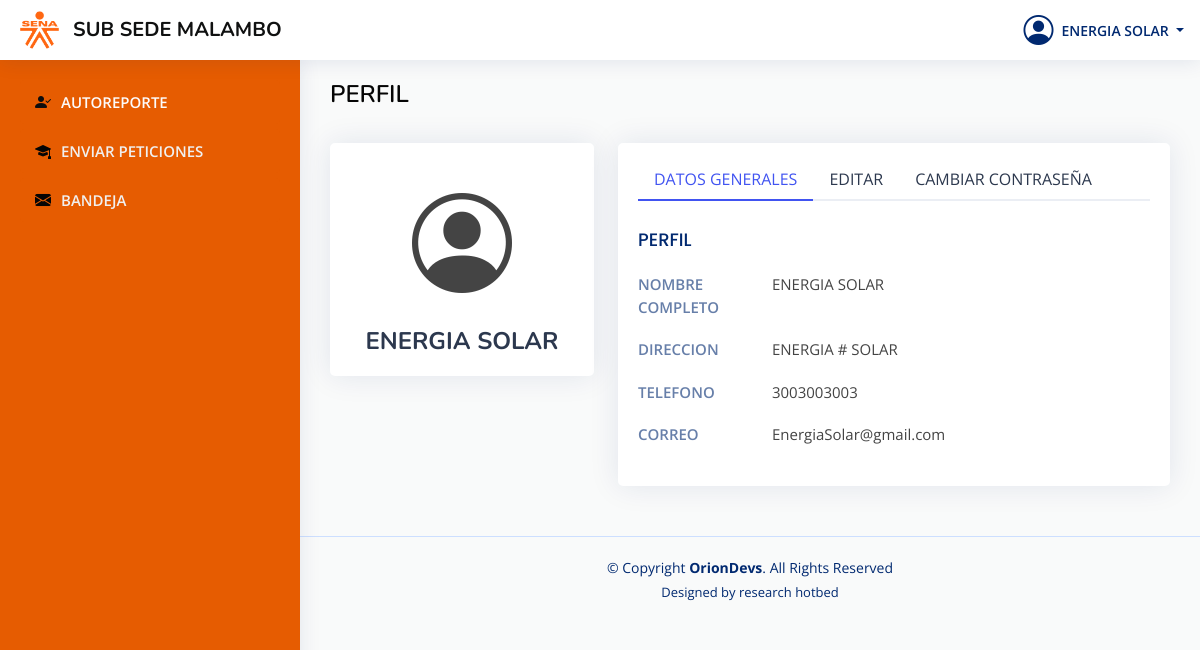
The page /perfilEmpresa (signed in) on the database its author committed.
### tables this page shows
CREATE TABLE `tbl_empresa` (
  `tbl_empresa_ID` int NOT NULL,
  `tbl_empresa_NUMDOCUMENTO` int DEFAULT NULL,
  `tbl_empresa_NOMBRE` varchar(100) DEFAULT NULL,
  `tbl_empresa_DIRECCION` varchar(50) DEFAULT NULL,
  `tbl_empresa_CELULAR` varchar(15) DEFAULT NULL,
  `tbl_empresa_CORREO` varchar(100) DEFAULT NULL,
  `tbl_empresa_CLAVE` varchar(100) NOT NULL,
  `tbl_cargo_ID` int NOT NULL,
  `tbl_tipodocumento_ID` int NOT NULL,
  `tbl_empresa_TIPODOCUMENTO` varchar(50) NOT NULL,
  `tbl_empresa_CARGONOMBRE` varchar(50) NOT NULL,
  `tbl_sede_ID` int NOT NULL
);

### app/controlador/PlantillaControlador.php (called while the page is built)
<?php
class ControladorPlantilla{
	public function ctrPlantilla(){
		include "app/vista/plantilla.php";
	}
}

### index.php (called while the page is built)
<?php
require_once "app/controlador/PlantillaControlador.php";
$plantilla = new controladorPlantilla();
$plantilla -> ctrPlantilla();

### app/controlador/LoginControlador.php (called while the page is built, shortened)
<?php
if (isset($_POST["opcion"])) {
	require_once "../modelo/LoginModelo.php";
} else {
	require_once "app/modelo/LoginModelo.php";
}
class LoginControlador
{
	public function DatosUsuarioEmpresa($id)
	{
		$id = $id;
		$r = ModeloUsuarios::DatosUsuarioEmpresa($id);
		$datos =
			[
				'nombreEmpresa' => $r["nombreEmpresa"],
				'telefono' => $r["telefono"],
				'correo' => $r["correo"],
				'direccion' => $r["direccion"],
				'numero_documento' => $r["numero_documento"]
			];
		return $datos;
	}
}

### app/modelo/conexion.php (called while the page is built, shortened)
<?php
class Conexion{
    public  static function conectar(){
        $link = new PDO("mysql:host=localhost; dbname=senasubs_parametrizacion", "root", "1130266003");
        return $link;
    }
}

### app/modelo/LoginModelo.php (called while the page is built, shortened)
<?php
require_once "conexion.php";
Class ModeloUsuarios{
    static public function DatosUsuarioEmpresa($id)
    {
        $x=Conexion::conectar()->prepare("SELECT E.tbl_empresa_ID as id_empresa, E.tbl_empresa_NUMDOCUMENTO as numero_documento,
        E.tbl_empresa_NOMBRE as nombreEmpresa, E.tbl_empresa_CELULAR as telefono, E.tbl_empresa_CORREO as correo, E.tbl_empresa_CARGONOMBRE as cargo,
        E.tbl_empresa_DIRECCION as direccion, E.tbl_empresa_CLAVE as password
        FROM tbl_empresa as E inner join tbl_cargo as C on E.tbl_cargo_ID=C.tbl_cargo_ID
        WHERE tbl_empresa_ID=:id_empresa");
        $x->bindParam(":id_empresa", $id, PDO::PARAM_INT);
        $x->execute();
        return $x->fetch();
    }
}
?>

### app/vista/HOME/PERFIL/perfilEmpresa.php (the view, shortened to what this page needs)
<main id="main" class="main">
    <div class="pagetitle">
      <h1>PERFIL</h1>
      <BR>
    </div>
    <section class="section profile">
      <div class="row">
        <div class="col-xl-4">
          <div class="card">
            <div class="card-body profile-card pt-4 d-flex flex-column align-items-center">
              <i class="bi bi-person-circle" style="font-size:100px;"></i>
              <h2 style="text-align:center;">
                 <?php
                    echo $datos["nombreEmpresa"];
                 ?>
              </h2>
            </div>
          </div>
        </div>
        <div class="col-xl-8">
          <div class="card">
            <div class="card-body pt-3">
              <ul class="nav nav-tabs nav-tabs-bordered">
                <li class="nav-item">
                  <button class="nav-link active" data-bs-toggle="tab" data-bs-target="#profile-overview">DATOS GENERALES</button>
                </li>
                <li class="nav-item">
                  <button class="nav-link" data-bs-toggle="tab" data-bs-target="#profile-edit">EDITAR</button>
                </li>
                <li class="nav-item">
                  <button class="nav-link" data-bs-toggle="tab" data-bs-target="#profile-change-password">CAMBIAR CONTRASEÑA</button>
                </li>
              </ul>
              <div class="tab-content pt-2">
                <div class="tab-pane fade show active profile-overview" id="profile-overview">
                  <h5 class="card-title">PERFIL</h5>
                  <div class="row">
                    <div class="col-lg-3 col-md-4 label ">NOMBRE COMPLETO</div>
                    <div class="col-lg-9 col-md-8">
                    <?php echo $datos["nombreEmpresa"]; ?>
                    </div>
                  </div>
                  <div class="row">
                    <div class="col-lg-3 col-md-4 label">DIRECCION</div>
                    <div class="col-lg-9 col-md-8">
                       <?php
                            echo $datos["direccion"];
                       ?>
                    </div>
                  </div>
                  <div class="row">
                    <div class="col-lg-3 col-md-4 label">TELEFONO</div>
                    <div class="col-lg-9 col-md-8">
                       <?php
                         echo $datos["telefono"];
                       ?>
                    </div>
                  </div>
                  <div class="row">
                    <div class="col-lg-3 col-md-4 label">CORREO</div>
                    <div class="col-lg-9 col-md-8">
                       <?php
                         echo $datos["correo"];
                       ?>
                    </div>
                  </div>
                </div>
              </div>
            </div>
          </div>
        </div>
      </div>
    </section>
  </main>

### app/vista/MENU/navEmpresa.php (shortened to what this page needs)
<?php
 $id=$_SESSION["sesion_active"]["id_empresa"];
 $login = new LoginControlador();
 $datos = $login -> DatosUsuarioEmpresa($id);
?>
    <header id="header" class="header fixed-top d-flex align-items-center">
    <div class="d-flex align-items-center justify-content-between">
      <a href="index.html" class="logo d-flex align-items-center">
      <img src="public/assets/img/logosena.png" alt="">&nbsp;&nbsp;
        <span class="d-sm-none d-none d-lg-block">SUB SEDE MALAMBO</span>
      </a>
    </div>
    <nav class="header-nav ms-auto">
      <ul class="d-flex align-items-center">
        <li class="nav-item dropdown pe-3">
          <a class="nav-link nav-profile d-flex align-items-center pe-0" href="#" data-bs-toggle="dropdown">
            <i class="bi bi-person-circle" style="font-size:30px;"></i>
            <span class="d-none d-md-block dropdown-toggle ps-2">
            <?php
              echo $datos["nombreEmpresa"];
            ?>
            </span>
          </a>
        </li>
    </nav>
  </header>

### public/assets/css/style.css (style rules this page uses)
:root { scroll-behavior: smooth; }
body { font-family: "Open Sans", sans-serif; background:#f9fafa; color: #444444; }
a { color: #4154f1; text-decoration: none; }
h1, h2, h3, h4, h5, h6 { font-family: "Nunito", sans-serif; }
#main { margin-top: 60px; padding: 20px 30px; transition: all 0.3s; }
.pagetitle { margin-bottom: 10px; }
.pagetitle h1 { font-size: 24px; margin-bottom: 0; font-weight: 600; color: #050505; }
.card { margin-bottom: 30px; border: none; border-radius: 5px; box-shadow: 0px 0 30px rgba(1, 41, 112, 0.1); }
.card-title { padding: 20px 0 15px 0; font-size: 18px; font-weight: 500; color: #0c0c0c; font-family: "Poppins", sans-serif; }
.card-body { padding: 0 20px 20px 20px; }
.nav-tabs-bordered { border-bottom: 2px solid #ebeef4; }
.nav-tabs-bordered .nav-link { margin-bottom: -2px; border: none; color: #2c384e; }
.nav-tabs-bordered .nav-link.active { background-color: #fff; color: #4154f1; border-bottom: 2px solid #4154f1; }
.logo { line-height: 1; }
@media (min-width: 1200px) { .logo { width: 280px; } }
.logo img { max-height: 38px; margin-right: 6px; }
.logo span { font-size: 20px; font-weight: 700; color: #101111; font-family: "Nunito", sans-serif; }
.header { transition: all 0.5s; z-index: 997; height: 60px; box-shadow: 0px 2px 20px rgba(1, 41, 112, 0.1); background-color: #fff; padding-left: 20px; }
.header-nav ul { list-style: none; }
.header-nav > ul { margin: 0; padding: 0; }
.header-nav .nav-profile { color: #012970; }
.header-nav .nav-profile span { font-size: 14px; font-weight: 600; }
@media (min-width: 1200px) { #main, #footer { margin-left: 300px; } }
.profile .profile-card h2 { font-size: 24px; font-weight: 700; color: #2c384e; margin: 10px 0 0 0; }
.profile .profile-overview .row { margin-bottom: 20px; font-size: 15px; }
.profile .profile-overview .card-title { color: #012970; }
.profile .profile-overview .label { font-weight: 600; color: rgba(1, 41, 112, 0.6); }
html { min-height: 100%; position: relative; }

### rows shown on the page
tbl_empresa: tbl_empresa_NOMBRE "ENERGIA SOLAR", tbl_empresa_DIRECCION "ENERGIA # SOLAR", tbl_empresa_CELULAR "3003003003", tbl_empresa_CORREO "EnergiaSolar@gmail.com"
